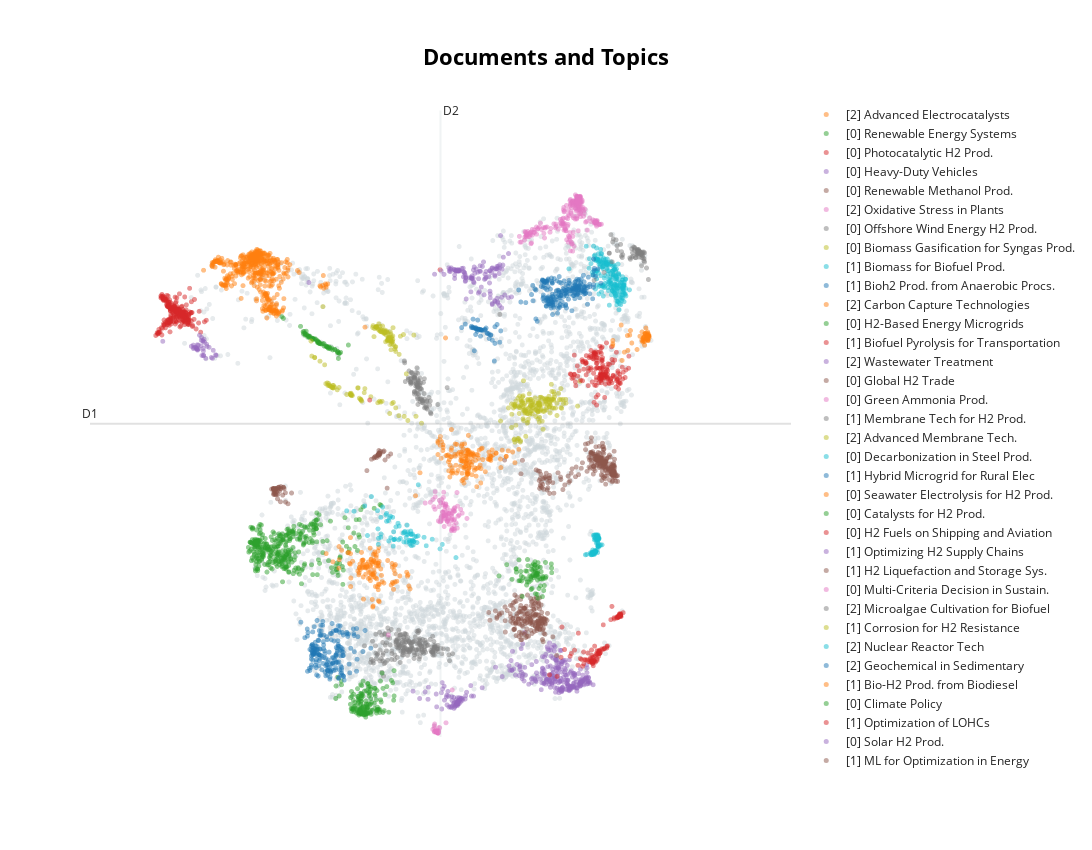

Source (notebook cell):
### Markdown cell above
## Plotting results of clusters

### Code cell
# Visualize the topics
topic_model.set_topic_labels(short_labels)
topic_model.visualize_documents(abstracts , reduced_embeddings=reduced_embeddings,
                                hide_document_hover=True, hide_annotations=True,
                                custom_labels=True, height=850, width=1200)
